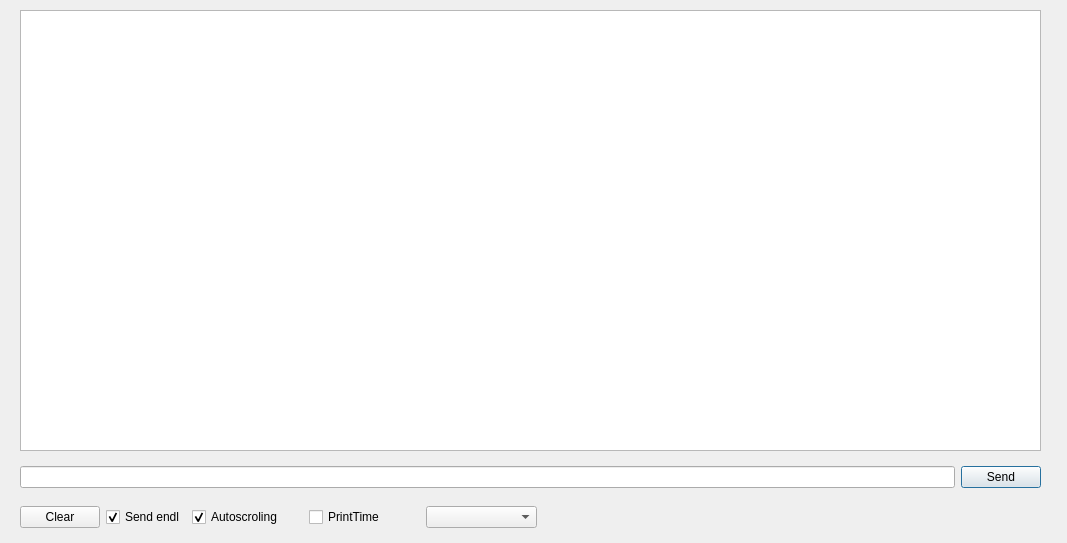
<?xml version="1.0" encoding="UTF-8"?>
<ui version="4.0">
 <class>MainConnection</class>
 <widget class="QDialog" name="MainConnection">
  <property name="geometry">
   <rect>
    <x>0</x>
    <y>0</y>
    <width>1067</width>
    <height>543</height>
   </rect>
  </property>
  <property name="minimumSize">
   <size>
    <width>1067</width>
    <height>521</height>
   </size>
  </property>
  <property name="sizeIncrement">
   <size>
    <width>1067</width>
    <height>521</height>
   </size>
  </property>
  <property name="windowTitle">
   <string>Dialog</string>
  </property>
  <property name="windowIcon">
   <iconset resource="appdata.qrc">
    <normaloff>:/icon/icon-1.ico</normaloff>:/icon/icon-1.ico</iconset>
  </property>
  <widget class="QWidget" name="layoutWidget">
   <property name="geometry">
    <rect>
     <x>20</x>
     <y>460</y>
     <width>1021</width>
     <height>34</height>
    </rect>
   </property>
   <layout class="QHBoxLayout" name="horizontalLayout">
    <item>
     <widget class="QLineEdit" name="lineEdit"/>
    </item>
    <item>
     <widget class="QPushButton" name="pushButton">
      <property name="text">
       <string>Send</string>
      </property>
     </widget>
    </item>
   </layout>
  </widget>
  <widget class="QTextEdit" name="textEdit">
   <property name="geometry">
    <rect>
     <x>20</x>
     <y>10</y>
     <width>1021</width>
     <height>441</height>
    </rect>
   </property>
   <property name="autoFormatting">
    <set>QTextEdit::AutoBulletList</set>
   </property>
   <property name="readOnly">
    <bool>true</bool>
   </property>
   <property name="overwriteMode">
    <bool>false</bool>
   </property>
   <property name="tabStopWidth">
    <number>160</number>
   </property>
  </widget>
  <widget class="QWidget" name="layoutWidget">
   <property name="geometry">
    <rect>
     <x>20</x>
     <y>500</y>
     <width>517</width>
     <height>34</height>
    </rect>
   </property>
   <layout class="QHBoxLayout" name="horizontalLayout_3">
    <item>
     <layout class="QHBoxLayout" name="horizontalLayout_2">
      <item>
       <widget class="QPushButton" name="pushButton_2">
        <property name="text">
         <string>Clear</string>
        </property>
       </widget>
      </item>
      <item>
       <widget class="QCheckBox" name="sndnl">
        <property name="text">
         <string>Send endl</string>
        </property>
        <property name="checked">
         <bool>true</bool>
        </property>
       </widget>
      </item>
     </layout>
    </item>
    <item>
     <widget class="QCheckBox" name="checkBox">
      <property name="text">
       <string>Autoscroling</string>
      </property>
      <property name="checked">
       <bool>true</bool>
      </property>
     </widget>
    </item>
    <item>
     <widget class="QCheckBox" name="checkBox_2">
      <property name="text">
       <string>PrintTime</string>
      </property>
     </widget>
    </item>
    <item>
     <widget class="QComboBox" name="comboBox">
      <property name="editable">
       <bool>false</bool>
      </property>
      <property name="currentText">
       <string/>
      </property>
     </widget>
    </item>
   </layout>
  </widget>
 </widget>
 <resources>
  <include location="appdata.qrc"/>
 </resources>
 <connections/>
</ui>
